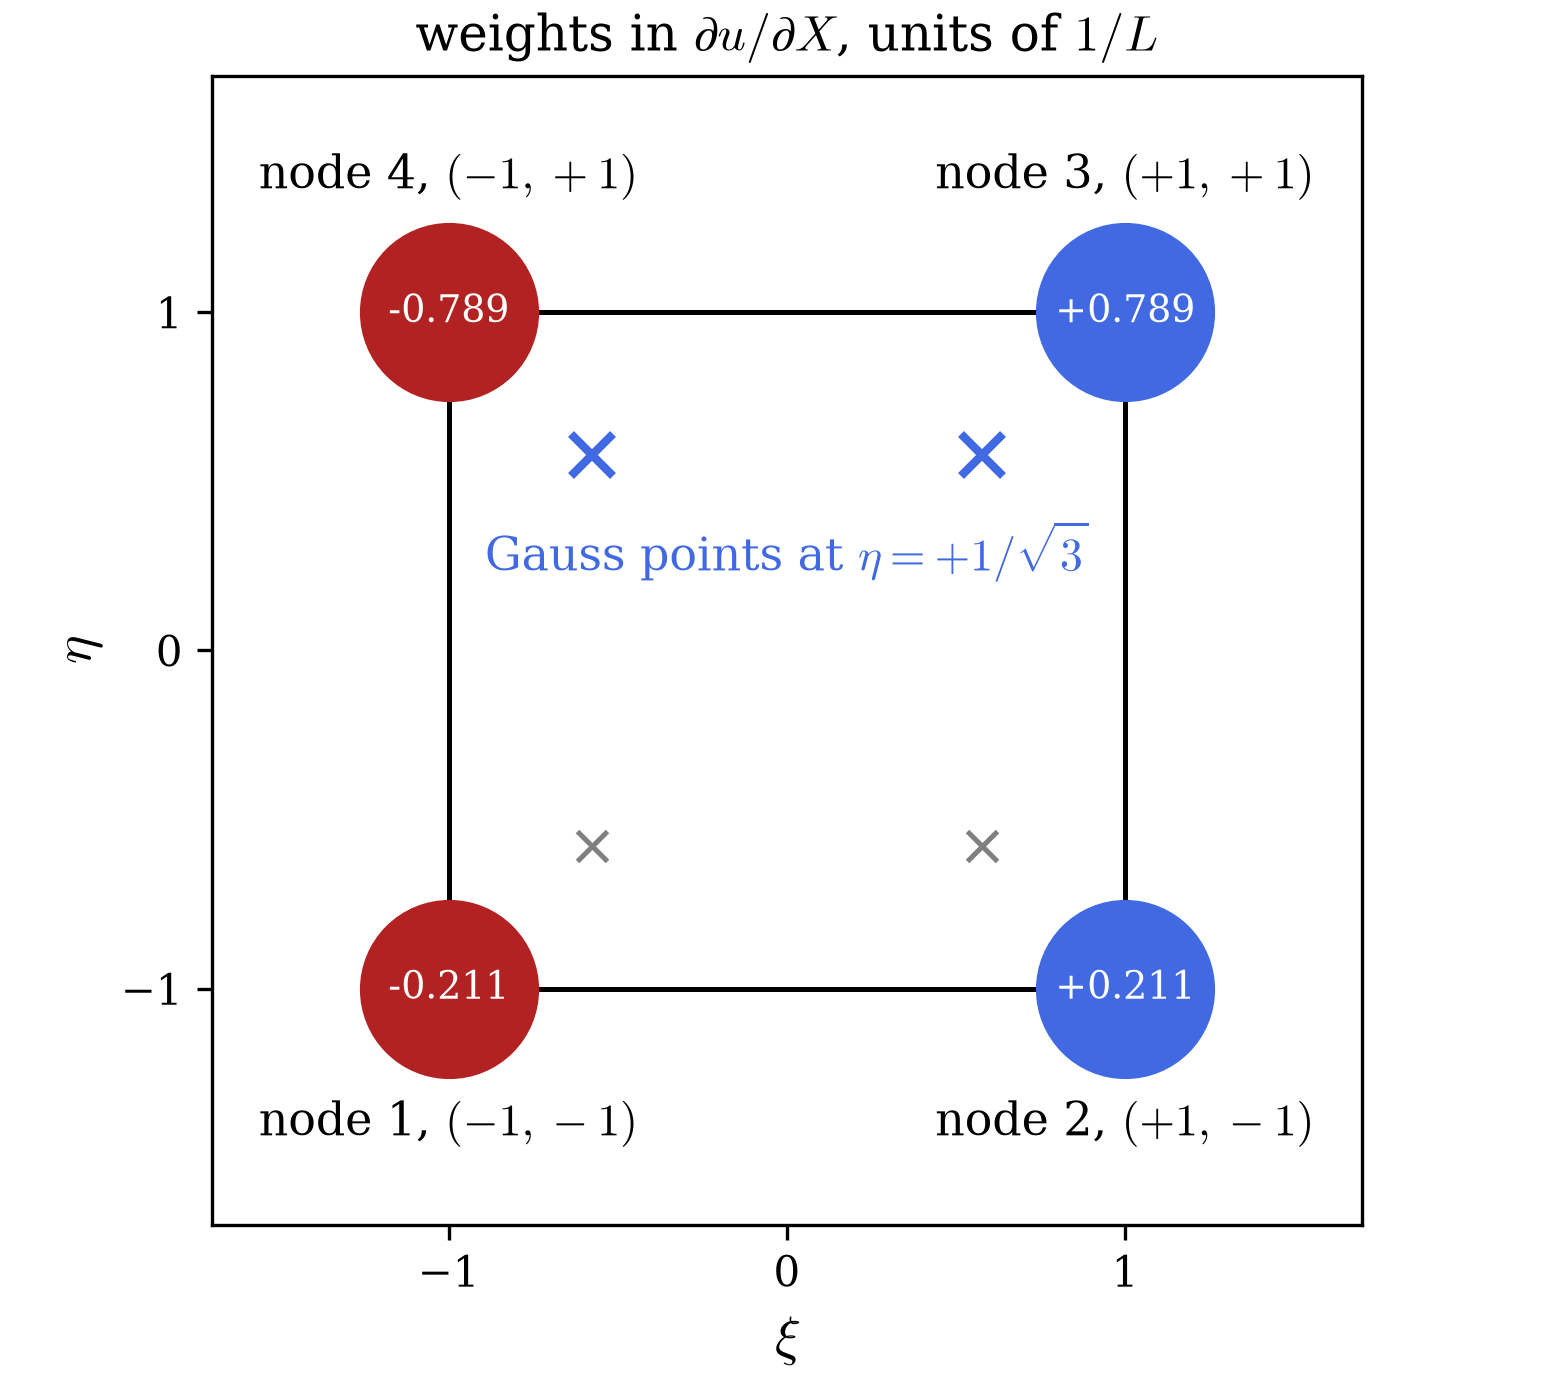

The script that saved this image:
"""Q4 baseline: a square Q4 element's nodes, Gauss points, and the weight
of each node in du/dX at the Gauss points with eta = +1/sqrt(3), computed
with dictk.element.
"""

import matplotlib.pyplot as plt
import numpy as np

from dictk.element import (
    gauss_points,
    jacobian,
    shape_function_derivatives,
    shape_function_gradients,
)

H = 1.0
NODES = np.array([[-1, -1], [1, -1], [1, 1], [-1, 1]], dtype=float)

eta = 1 / np.sqrt(3)
derivatives = shape_function_derivatives(xi=-eta, eta=eta)
gradients = shape_function_gradients(
    derivatives=derivatives,
    jacobian=jacobian(derivatives=derivatives, coordinates=NODES * H / 2),
)
weights = gradients[0] * H

plt.rcParams.update({"font.family": "serif", "mathtext.fontset": "cm"})

fig, ax = plt.subplots(figsize=(5.2, 4.6), constrained_layout=True)
ax.plot(*np.vstack([NODES, NODES[:1]]).T, color="black", lw=1.2, zorder=1)
for xi, et in gauss_points():
    top = np.isclose(et, eta)
    ax.plot(
        xi,
        et,
        "x",
        color="royalblue" if top else "gray",
        ms=10 if top else 7,
        mew=2 if top else 1.2,
        zorder=2,
    )
for a, ((x, y), w) in enumerate(zip(NODES, weights, strict=True), start=1):
    color = "royalblue" if w > 0 else "firebrick"
    ax.plot(x, y, "o", color=color, ms=42, zorder=3)
    ax.text(
        x, y, f"{w:+.3f}", ha="center", va="center", color="white", fontsize=9, zorder=4
    )
    ax.text(
        x,
        y + (0.4 if y > 0 else -0.4),
        f"node {a}, $({x:+.0f}, {y:+.0f})$",
        ha="center",
        va="center",
        fontsize=11,
    )
ax.text(
    0,
    eta - 0.2,
    r"Gauss points at $\eta = +1/\sqrt{3}$",
    va="top",
    ha="center",
    fontsize=11,
    color="royalblue",
)
ax.set_xlim(-1.7, 1.7)
ax.set_ylim(-1.7, 1.7)
ax.set_aspect("equal")
ax.set_xticks([-1, 0, 1])
ax.set_yticks([-1, 0, 1])
ax.set_xlabel(r"$\xi$", fontsize=13)
ax.set_ylabel(r"$\eta$", fontsize=13)
ax.set_title(r"weights in $\partial u / \partial X$, units of $1/L$", fontsize=12)
fig.savefig("strain_window_q4_element.png", dpi=300)
